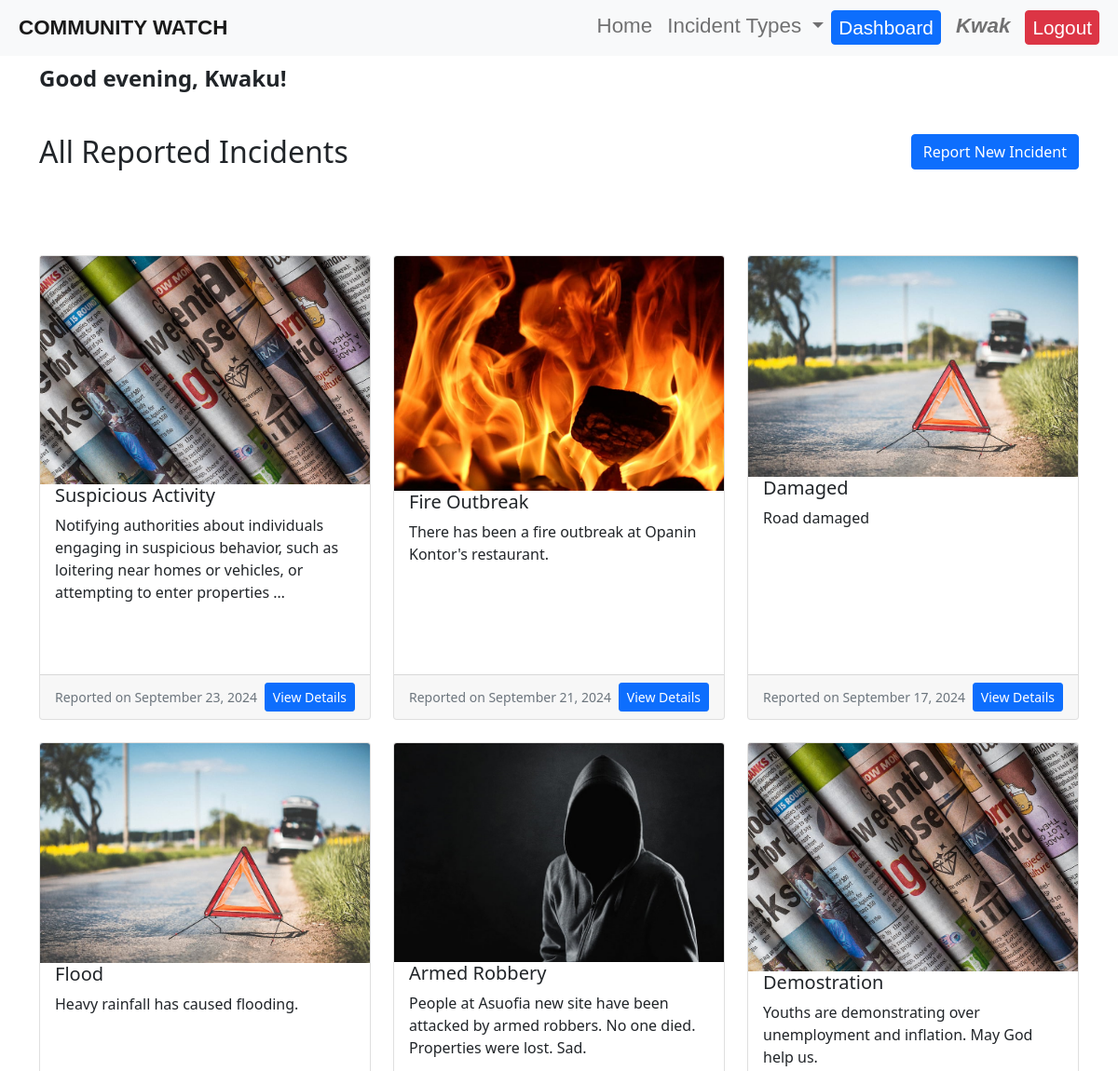
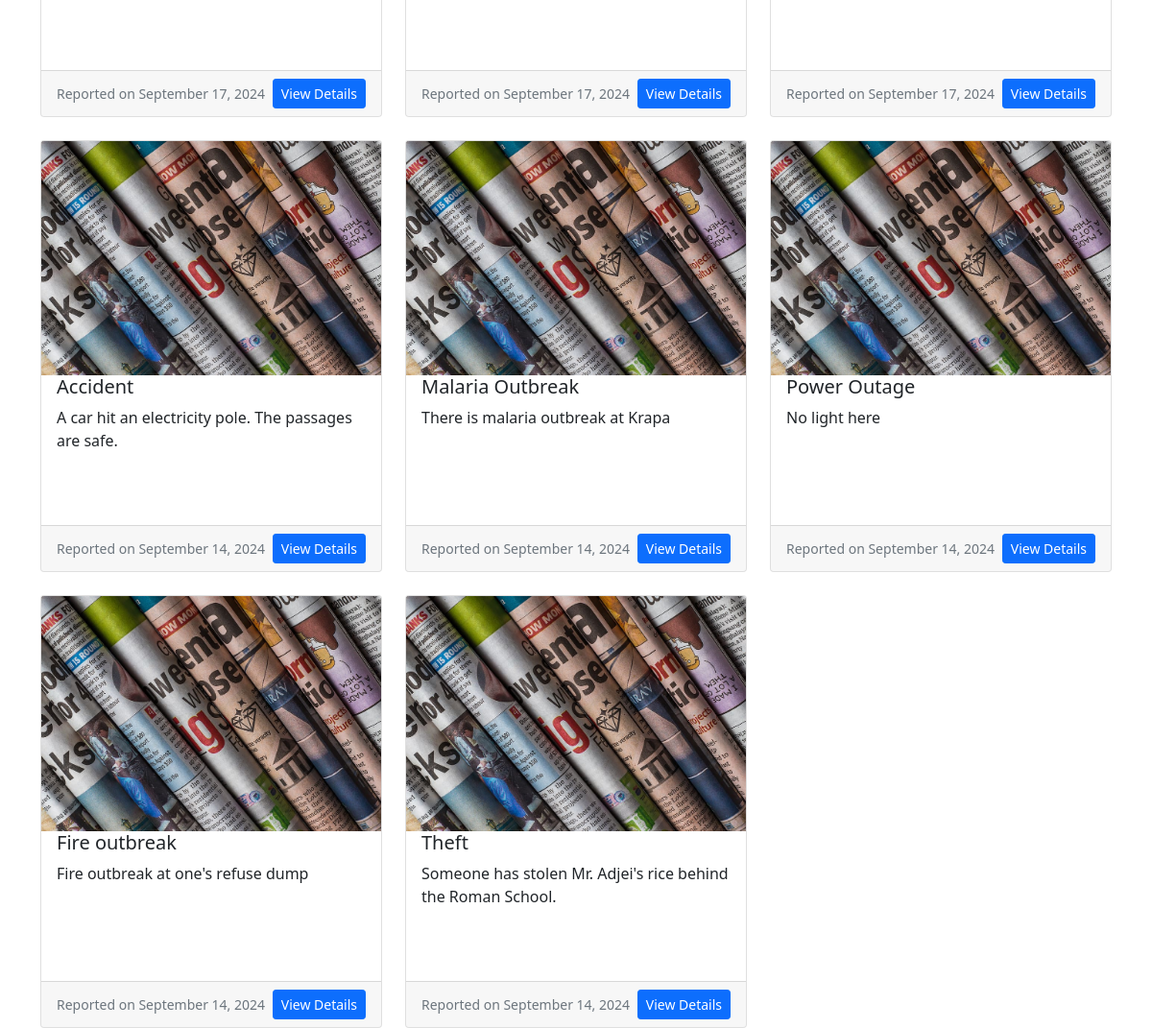
/dashboard/ (signed in), run on the app's committed database (2 pictures, top to bottom).
### reports/models.py (models this page shows, shortened)
class Incident(models.Model):
    STATUS_CHOICES = [
        ('pending', 'Pending'),
        ('approved', 'Approved'),
        ('rejected', 'Rejected'),
        ('escalated', 'Escalated'),
        ('resolved', 'Resolved'),
    ]
    INCIDENT_TYPE_CHOICES = [
        ('theft', 'Theft'),
        ('vandalism', 'Vandalism'),
        ('fire', 'Fire'),
        ('accident', 'Accident'),
        ('emergency', 'Emergency'),
        ('medical', 'Medical'),
        ('police', 'Police'),
        ('other', 'Other'),
]
    title = models.CharField(max_length=200)
    description = models.TextField()
    location = models.CharField(max_length=200)
    incident_type = models.CharField(max_length=100, choices=INCIDENT_TYPE_CHOICES, default='other')
    date_occurred = models.DateTimeField(default=timezone.now)  # This allows users to set the date and time
    date_reported = models.DateTimeField(auto_now_add=True)
    reported_by = models.ForeignKey(User, on_delete=models.CASCADE)
    status = models.CharField(max_length=20, choices=STATUS_CHOICES, default='pending')
    reviewed_by = models.ForeignKey(User, on_delete=models.SET_NULL, null=True, blank=True, related_name='reviewed_incidents')

### reports/views.py (the view)
# urls.py: path('dashboard/', views.dashboard, name='dashboard'),  # Dashboard for logged-in users
@login_required
def dashboard(request):
    incidents = Incident.objects.all().order_by('-date_reported')
    return render(request, 'reports/dashboard.html', {'incidents': incidents})

### reports/templates/reports/dashboard.html (shortened to what this page needs)
{% extends 'base.html' %}
{% load static %}
{% block content %}
<div class="dashboard-content mt-5">
    <div class="container">
        <div class="row mb-4">
            <br><br><br>
            <div class="col d-flex justify-content-between align-items-center">
                <p class="h4 fw-bold mb-0" id="greeting">Hello, {{ user.first_name }}!</p>
            </div>
        </div>
        <div class="row mb-4">
            <div class="col">
                <h2>All Reported Incidents</h2>
            </div>
            <div class="col-auto">
                <a href="{% url 'report_incident' %}" class="btn btn-primary">Report New Incident</a>
            </div>
        </div>
        <div class="row row-cols-1 row-cols-md-3 g-4">
            {% for incident in incidents %}
            <div class="col">
                <div class="card h-100">
                    <img src="{% static 'images/'|add:incident.incident_type|add:'.jpg' %}" class="card-img-top" alt="{{ incident.incident_type }}">
                    <div class="card-body">
                        <h5 class="card-title">{{ incident.title }}</h5>
                        <p class="card-text">{{ incident.description|truncatewords:20 }}</p>
                    </div>
                    <div class="card-footer d-flex justify-content-between align-items-center">
                        <small class="text-muted">Reported on {{ incident.date_reported|date:"F d, Y" }}</small>
                        <a href="{% url 'incident_detail' incident.id %}" class="btn btn-primary btn-sm">View Details</a>
                    </div>
                </div>
            </div>
            {% empty %}
            <div class="col">
                <div class="alert alert-info" role="alert">
                    No incidents reported yet.
                </div>
            </div>
            {% endfor %}
        </div>
    </div>
</div>
{% endblock %}

### templates/base.html (shortened to what this page needs)
{% load static %}
<!DOCTYPE html>
<html lang="en">
    <link href="https://cdn.jsdelivr.net/npm/bootstrap@5.1.3/dist/css/bootstrap.min.css" rel="stylesheet">
    <link href="{% static 'css/style.css' %}" rel="stylesheet">
    <link rel="stylesheet" href="https://use.fontawesome.com/releases/v5.13.0/css/all.css">
</head>
<body>
    <header>
        <nav class="navbar navbar-expand-lg navbar-light bg-light fixed-top">
            <a class="navbar-brand" href="{% url 'home' %}">COMMUNITY WATCH</a>
            <div class="collapse navbar-collapse" id="navbarNav">
                <ul class="navbar-nav ms-auto">
                    <li class="nav-item">
                        <a class="nav-link navbar-text" href="{% url 'home' %}">Home</a>
                    </li>
                    <li class="nav-item dropdown">
                        <a class="nav-link dropdown-toggle navbar-text" href="#" id="navbarDropdown" role="button" data-bs-toggle="dropdown" aria-expanded="false">
                            Incident Types
                        </a>
                    </li>
                    {% if user.is_authenticated %}
                        <li class="nav-item">
                            <a class="btn btn-primary me-2 btn-text" href="{% url 'dashboard' %}">Dashboard</a>
                        </li>
                        <li class="nav-item">
                        <p class="mb-0 me-2 nav-link username">{{ user.username }}</p>
                        </li>
                        <li class="nav-item">
                            <a class="btn btn-danger btn-text" href="{% url 'logout' %}">Logout</a>
                        </li>
                    {% endif %}
                </ul>
            </div>
        </nav>
    </header>
    <main>
        {% block content %}
        {% endblock %}
    </main>
</body>
</html>

### static/css/style.css (style rules this page uses)
body { margin: auto; }
.navbar-brand { margin-left: 20px; font-family: Verdana, Geneva, Tahoma, sans-serif; font-weight: 900; font-size: 1.4rem; margin-top: 0%; margin-bottom: 0%; }
.navbar-text { font-family: 'Gill Sans', 'Gill Sans MT', Calibri, 'Trebuchet MS', sans-serif; font-size: 1.4rem; font-weight: 500; padding: 0%; }
.navbar-collapse { margin-right: 20px; margin-left: 20px; }
.btn-text { font-family: 'Gill Sans', 'Gill Sans MT', Calibri, 'Trebuchet MS', sans-serif; font-size: 1.3rem; font-weight: 500; padding: 2px 7px; }
.username { font-family: 'Gill Sans', 'Gill Sans MT', Calibri, 'Trebuchet MS', sans-serif; font-size: 1.4rem; font-style: italic; font-weight: 600; padding: 0%; }
.card { max-height: 600px; margin-top: 60px; padding-top: 0%; padding-bottom: -5px; }
.card-body { padding-top: 0%; }
.h-100 { height: auto; }

### data on the page
Incident: incident_type (picture), title "Suspicious Activity", description "Notifying authorities about individuals engaging in suspicious behavior, such as loitering near homes or vehicles, or attempting to enter properties …", date_reported "September 23, 2024"
Incident: incident_type (picture), title "Fire Outbreak", description "There has been a fire outbreak at Opanin Kontor's restaurant.", date_reported "September 21, 2024"
Incident: incident_type (picture), title "Damaged", description "Road damaged", date_reported "September 17, 2024"
Incident: incident_type (picture), title "Flood", description "Heavy rainfall has caused flooding.", date_reported "September 17, 2024"
Incident: incident_type (picture), title "Armed Robbery", description "People at Asuofia new site have been attacked by armed robbers. No one died. Properties were lost. Sad.", date_reported "September 17, 2024"
Incident: incident_type (picture), title "Demostration", description "Youths are demonstrating over unemployment and inflation. May God help us.", date_reported "September 17, 2024"
Incident: incident_type (placeholder picture), title "Accident", description "A car hit an electricity pole. The passages are safe.", date_reported "September 14, 2024"
Incident: incident_type (placeholder picture), title "Malaria Outbreak", description "There is malaria outbreak at Krapa", date_reported "September 14, 2024"
Incident: incident_type (placeholder picture), title "Power Outage", description "No light here", date_reported "September 14, 2024"
Incident: incident_type (placeholder picture), title "Fire outbreak", description "Fire outbreak at one's refuse dump", date_reported "September 14, 2024"
Incident: incident_type (placeholder picture), title "Theft", description "Someone has stolen Mr. Adjei's rice behind the Roman School.", date_reported "September 14, 2024"

### other printed values
{{ user.username }} "Kwak"
